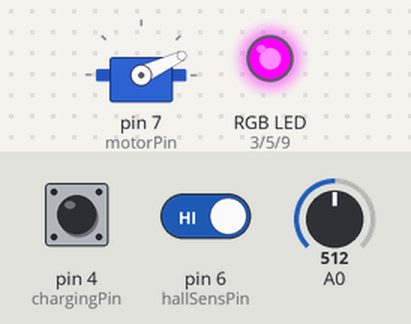
This program was run on a simulated Arduino Nano, built with avr-gcc and run on an emulated ATmega328P. On the bench: servo, an RGB LED mixed from three pins (HIGH = lit). Dashed ring = blinking. Inputs (shaded band) come from the test bench; at power-on: pin 4 (chargingPin) HIGH, A0 = 512, pin 6 (hallSensPin) HIGH.

Above: at 4.7 s.
4.8 s: pin 4 (chargingPin) pulled LOW for 3.2 s
At 5.7 s:
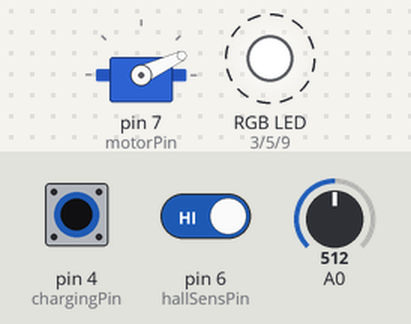
10.3 s: A0 set to 995
At 11.0 s:
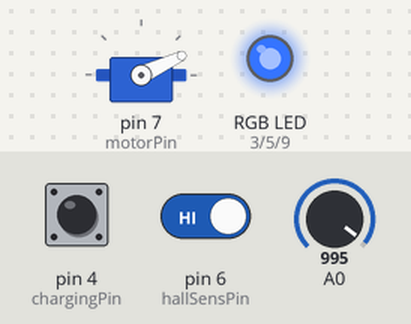
11.8 s: pin 6 (hallSensPin) driven LOW
At 12.1 s:
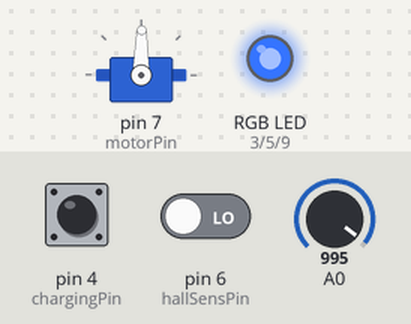
13.3 s: A0 set to 975
At 14.5 s:
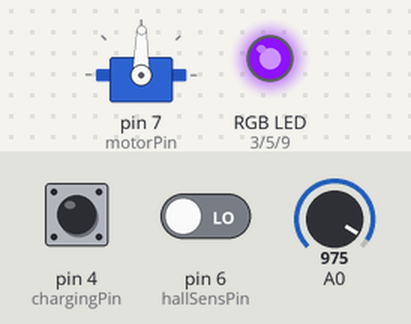
14.8 s: pin 4 (chargingPin) pulled LOW for 0.15 s
At 15.2 s:
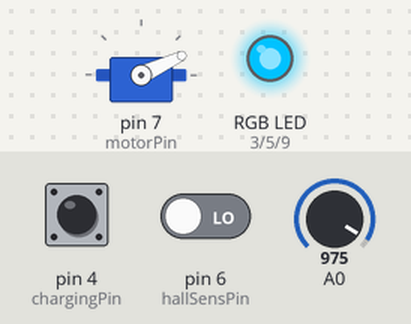
17.3 s: pin 6 (hallSensPin) driven HIGH
At 18.5 s:
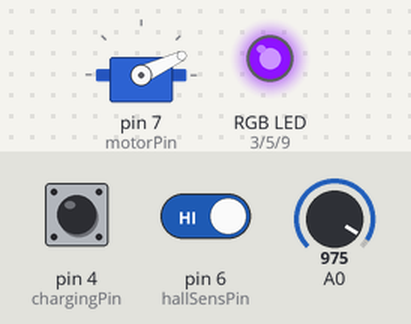
Timing chart, 0 to 20.3 s (numbered marks = the images above; inputs shaded):
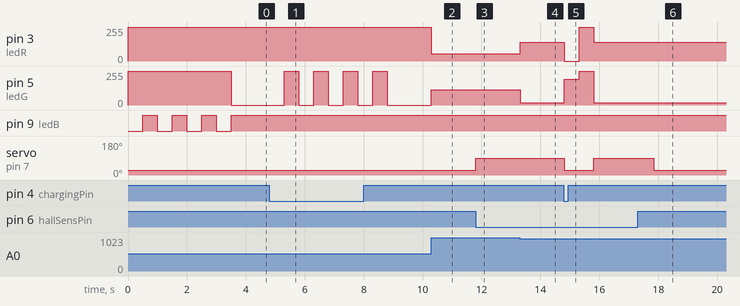

Measured:
- after the input at 4.8 s, pin 3 (ledR): alternates 255/255 for 0.50 s and 253/255 for 0.50 s, 8 changes in all, then stays 253/255, starting after 0.50 s; pin 5 (ledG): alternates 255/255 for 0.50 s and 0/255 for 0.50 s, 8 changes in all, then stays 0/255, starting after 0.50 s
- after the input at 10.3 s, pin 3 (ledR): 253/255 → 53/255 at once; pin 5 (ledG): 0/255 → 116/255 at once
- after the input at 11.8 s, servo on pin 7 (motorPin): 25° → 89° at once
- after the input at 13.3 s, pin 3 (ledR): 53/255 → 142/255 at once; pin 5 (ledG): 116/255 → 18/255 at once
- after the input at 14.8 s, pin 3 (ledR): 142/255 → 0/255 at once, → 255/255 0.50 s later, → 142/255 0.50 s later; pin 5 (ledG): 18/255 → 194/255 at once, → 255/255 0.50 s later, → 18/255 0.50 s later; servo on pin 7 (motorPin): 89° → 25° at once, → 89° 1.0 s later
- after the input at 17.3 s, servo on pin 7 (motorPin): 89° → 25° after 0.55 s

The program:

main.cpp
```cpp
/*
  pinOUT
  2 - Charging relay
  3 - LED Green
  4 -
  5 - LED Red
  6 - Hall Sensor
  7 - motor ESC
  8 -
  9 - LED Blue
  10 -
  11 -
  12 -
  13 -
  А0 - Charging lvl
*/

#include <Arduino.h>
#include <Servo.h>

Servo motor;

//  var init
bool hallSens = false,
     speedSwitch = false,
     speedSwitch2 = false,
     speedArr[] = {true, false};

int ledR = 3,
    ledG = 5,
    ledB = 9,
    chargingPin = 4,
    hallSensPin = 6,
    motorPin = 7,
    motorStop = 800,
    motorSpeedArr[] = {1460, 1700},
    i = 0,
    n = 0,
    chargeLvl = 0,
    chargeLvlMap = 0,
    chargeLvlR = 0,
    chargeLvlG = 0;

bool enabled = true,
     motorEnabled = false,
     charging = false;


void setup() {

  motor.attach(motorPin);                                     // Motor initial

  Serial.begin(9600);

  pinMode(ledR, OUTPUT);                                      // Red LED pin init
  pinMode(ledG, OUTPUT);                                      // Green ~
  pinMode(ledB, OUTPUT);                                      // Blue ~

  pinMode(hallSensPin, INPUT_PULLUP);                         // hallSens pin init
  pinMode(chargingPin, INPUT_PULLUP);                         // charging pin init

  digitalWrite(ledR, HIGH);                                   //  LED off initialisation (LOW - off, HIGH - on)
  digitalWrite(ledG, HIGH);
  digitalWrite(ledB, LOW);

  motor.writeMicroseconds(motorStop);                         // Motor ON initialisation 3 sec waiting

  // Start latency 3500ms
  delay(500);
  digitalWrite(ledB, HIGH);
  delay(500);
  digitalWrite(ledB, LOW);
  delay(500);
  digitalWrite(ledB, HIGH);
  delay(500);
  digitalWrite(ledB, LOW);
  delay(500);
  digitalWrite(ledB, HIGH);
  delay(500);
  digitalWrite(ledB, LOW);
  delay(500);
  digitalWrite(ledB, HIGH);
}

void loop() {

  hallSens = !digitalRead(hallSensPin);                       // update hallSens status every loop
  chargeLvl = analogRead(A0);                                 // update voltageSens status every loop


  if (!digitalRead(chargingPin)) {                                             // charging mode

    motor.writeMicroseconds(motorStop);


    if (chargeLvl < 985) {
    chargeLvlMap = map(chargeLvl, 950, 980, 0, 1023);
    chargeLvlMap = constrain(chargeLvlMap, 0, 1023);

    chargeLvlG = map(chargeLvlMap, 1023, 300, 253, 0);
    chargeLvlG = constrain(chargeLvlG, 0, 253);

    chargeLvlR = map(chargeLvlMap, 800, 0, 0, 253);
    chargeLvlR = constrain(chargeLvlR, 0, 253);

    analogWrite(ledR, chargeLvlR);
    analogWrite(ledG, chargeLvlG);

    delay(500);

    digitalWrite(ledR, HIGH);
    digitalWrite(ledG, HIGH);

    delay(500);
    } else {

    chargeLvlMap = map(chargeLvl, 950, 1023, 0, 1023);
    chargeLvlMap = constrain(chargeLvlMap, 0, 1023);

    chargeLvlG = map(chargeLvlMap, 1023, 300, 253, 0);
    chargeLvlG = constrain(chargeLvlG, 0, 253);

    chargeLvlR = map(chargeLvlMap, 800, 0, 0, 253);
    chargeLvlR = constrain(chargeLvlR, 0, 253);

    analogWrite(ledR, chargeLvlR);
    analogWrite(ledG, chargeLvlG);
    }


  } else {                                                    // main program
    i = 0;

    // 950 - 22v ; 1023 - 24,8v ;
    chargeLvlMap = map(chargeLvl, 950, 1023, 0, 1023);
    chargeLvlMap = constrain(chargeLvlMap, 0, 1023);

    chargeLvlG = map(chargeLvlMap, 1023, 300, 253, 0);
    chargeLvlG = constrain(chargeLvlG, 0, 253);

    chargeLvlR = map(chargeLvlMap, 800, 0, 0, 253);
    chargeLvlR = constrain(chargeLvlR, 0, 253);

    analogWrite(ledR, chargeLvlR);
    analogWrite(ledG, chargeLvlG);

    // Charge indicator calibration, low(chargeLvl) = 20v(790), high(chargeLvl) = ,
    //        Serial.print(chargeLvl);
    //        Serial.print("   ");
    //        Serial.print(chargeLvlMap);
    //        Serial.print("   ");
    //        Serial.print(chargeLvlR);
    //        Serial.print("   ");
    //        Serial.println(chargeLvlG);

    if (hallSens && speedArr[0])  {                           // start on 1 speed
      motor.writeMicroseconds(motorSpeedArr[0]);
      speedSwitch2 = true;
      delay(20);                                              // for smooth speed swith
      return;
    }

    else if (hallSens && speedArr[1])  {                      //start on 2 speed
      motor.writeMicroseconds(motorSpeedArr[1]);
      speedSwitch2 = true;
      delay(20);                                              // for smooth speed swith
      return;

    }

    else {

      if (speedSwitch2) {                                     // start latency
        delay(50);                                            // latency for smooth speed swith
        while (i < 50) {                                      // cycles for check speed switch event // 100 - 1000ms // 50 - 500ms
          hallSens = !digitalRead(hallSensPin);               // refresh hallSens signal
          if (hallSens && !speedSwitch && speedArr[0]) {
            speedSwitch = true;
            speedSwitch2 = false;
            speedArr[0] = false;
            speedArr[1] = true;
            return;
          }
          if (hallSens && !speedSwitch && speedArr[1]) {
            speedSwitch = true;
            speedSwitch2 = false;
            speedArr[0] = false;
            speedArr[1] = false;
            return;
          }
          if (!hallSens && speedSwitch) {
            speedSwitch = false;
          }
          i++;
          delay(10);                                          // latency for check speed switch
        }
      }
      // motor
      motor.writeMicroseconds(motorStop);
      speedArr[0] = true;
      speedArr[1] = false;
      speedSwitch2 = false;
    }
  }
}
```
